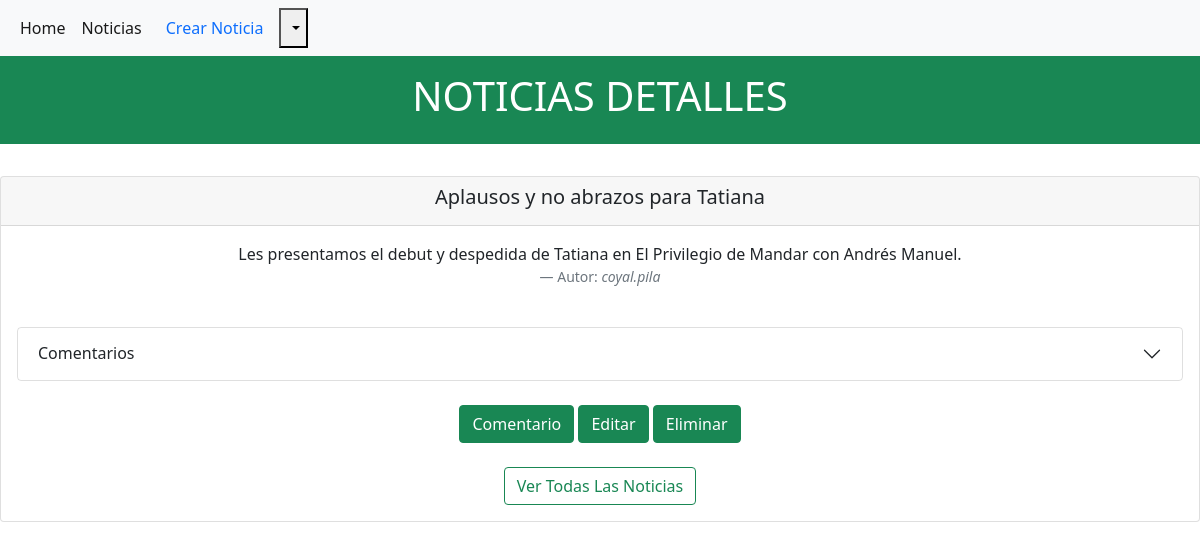
Screenshot of /noticias/noticias/3 (signed in) with the database file from the repository.
### noticias/models.py (models this page shows, shortened)
class Noticias(models.Model):
    Titulo = models.CharField(max_length=100)
    Descripcion = models.TextField(max_length=500)
    Fecha = models.DateTimeField(auto_now_add=True)
    Autor = models.ForeignKey(get_user_model(), on_delete=models.CASCADE,)

### users/models.py (models this page shows)
class CustomUser(AbstractUser):
    Nombre = models.CharField(max_length=15)

### noticias/views.py (the view)
# urls.py: path('noticias/<int:pk>', noticiasPageDetail.as_view(), name='noticias_detalle'),
class noticiasPageDetail(LoginRequiredMixin, DetailView):
    template_name = 'noticias_detalle.html'
    model = Noticias
    context_object_name = 'Todas_Noticias'
    login_url = 'login'

### noticias/models.py (called while the page is built)
    def __str__(self) -> str:
        return self.comentario

### noticias/templates/noticias_detalle.html (shortened to what this page needs)
{% extends 'base.html' %}{% load crispy_forms_tags%}{% block content %}
<div class="p-3 mb-2 bg-success text-white">
    <h1><center>NOTICIAS DETALLES</center></h1>
</div><br>
<div class="card text-center">
  <div class="card-header">
    <h5 class="card-title">{{Todas_Noticias.Titulo}}</h5>
  </div>
  <div class="card-body">
    <p class="card-text">{{Todas_Noticias.Descripcion}}</p>
    <footer class="blockquote-footer">Autor: <cite title="Source Title">{{Todas_Noticias.Autor}}</cite></footer>
    <br>
    <div class="accordion" id="accordionExample">
      <div class="accordion-item">
        <h2 class="accordion-header" id="flush-headingOne">
          <button class="accordion-button collapsed" type="button" data-bs-toggle="collapse" data-bs-target="#flush-collapseOne" aria-expanded="false" aria-controls="flush-collapseOne">
            Comentarios
          </button>
        </h2>
      </div>
    </div>
    <br>
    <div class="d-grid gap-2 d-md-block">
      <a href="{% url 'comentarios' Todas_Noticias.pk  %}" class="btn btn-success btn-xs"> Comentario </a>
      <a href="{% url 'noticias_editar' Todas_Noticias.pk %}" class="btn btn-success btn-xs"> Editar </a>
      <a href="{% url 'noticias_eliminar' Todas_Noticias.pk %}" class="btn btn-success btn-xs"> Eliminar </a>
    </div>
    <br>
    <a class="btn btn-outline-success btn-xs justify-content-md-end" href="{% url 'noticias' %}"> Ver Todas Las Noticias </a>
  </div>
</div>
{% endblock content %}

### rows the page displays
Noticias: Titulo "Aplausos y no abrazos para Tatiana", Descripcion "Les presentamos el debut y despedida de Tatiana en El Privilegio de Mandar con Andrés Manuel.", Autor "coyal.pila"
